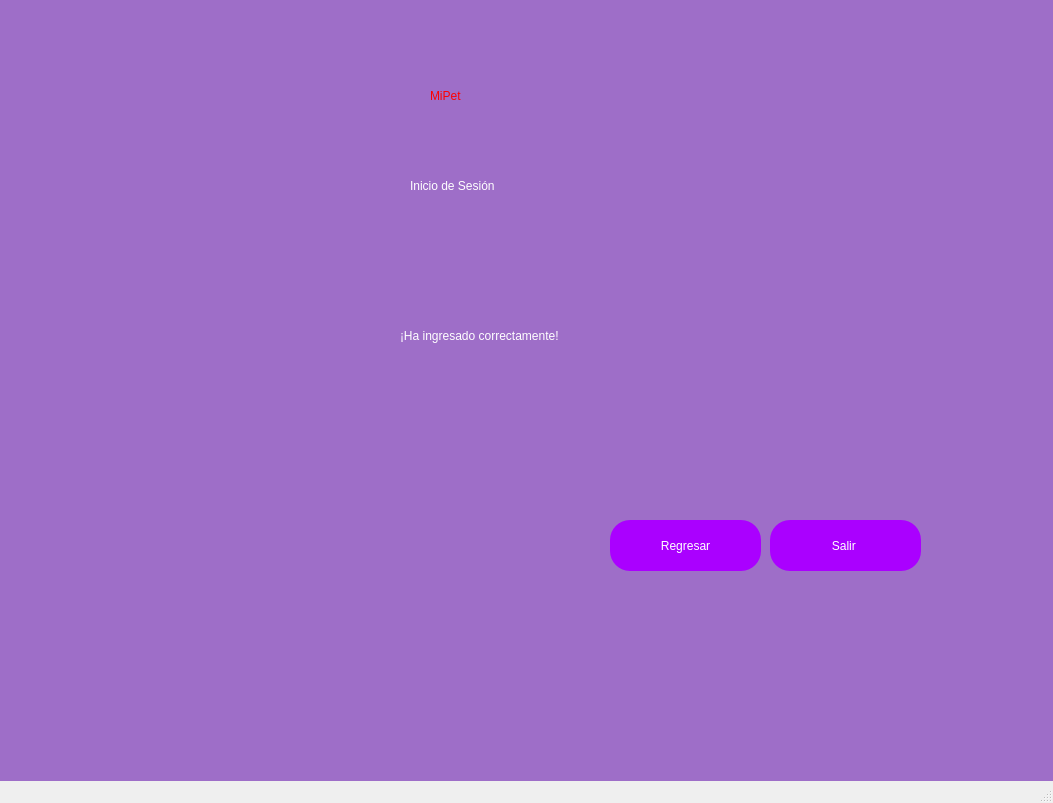
<?xml version="1.0" encoding="UTF-8"?>
<ui version="4.0">
 <class>MainWindow</class>
 <widget class="QMainWindow" name="MainWindow">
  <property name="geometry">
   <rect>
    <x>0</x>
    <y>0</y>
    <width>1053</width>
    <height>803</height>
   </rect>
  </property>
  <property name="windowTitle">
   <string>MainWindow</string>
  </property>
  <property name="styleSheet">
   <string notr="true">QWidget#centralwidget{
background-color: rgb(158, 110, 200)}</string>
  </property>
  <widget class="QWidget" name="centralwidget">
   <widget class="QLabel" name="label">
    <property name="geometry">
     <rect>
      <x>430</x>
      <y>50</y>
      <width>281</width>
      <height>91</height>
     </rect>
    </property>
    <property name="styleSheet">
     <string notr="true">font: 36pt &quot;MS Shell Dlg 2&quot;;
color:red;</string>
    </property>
    <property name="text">
     <string>MiPet</string>
    </property>
   </widget>
   <widget class="QLabel" name="label_2">
    <property name="geometry">
     <rect>
      <x>410</x>
      <y>170</y>
      <width>241</width>
      <height>31</height>
     </rect>
    </property>
    <property name="styleSheet">
     <string notr="true">color:white;
font: 16pt &quot;MS Shell Dlg 2&quot;;</string>
    </property>
    <property name="text">
     <string>Inicio de Sesión</string>
    </property>
   </widget>
   <widget class="QPushButton" name="pushButton">
    <property name="geometry">
     <rect>
      <x>610</x>
      <y>520</y>
      <width>151</width>
      <height>51</height>
     </rect>
    </property>
    <property name="styleSheet">
     <string notr="true">font: 16pt &quot;MS Shell Dlg 2&quot;;
background-color: rgb(170, 0, 255);
border-radius:20px;
color: white;</string>
    </property>
    <property name="text">
     <string>Regresar</string>
    </property>
   </widget>
   <widget class="QPushButton" name="pushButton_2">
    <property name="geometry">
     <rect>
      <x>770</x>
      <y>520</y>
      <width>151</width>
      <height>51</height>
     </rect>
    </property>
    <property name="styleSheet">
     <string notr="true">border-radius:20px;
background-color: rgb(170, 0, 255);
font: 16pt &quot;MS Shell Dlg 2&quot;;
color: white;</string>
    </property>
    <property name="text">
     <string>Salir </string>
    </property>
   </widget>
   <widget class="QLabel" name="label_6">
    <property name="geometry">
     <rect>
      <x>30</x>
      <y>30</y>
      <width>331</width>
      <height>201</height>
     </rect>
    </property>
    <property name="styleSheet">
     <string notr="true">image: url(:/login/Imagen2.jpg)</string>
    </property>
    <property name="text">
     <string/>
    </property>
   </widget>
   <widget class="QLabel" name="label_3">
    <property name="geometry">
     <rect>
      <x>400</x>
      <y>290</y>
      <width>451</width>
      <height>91</height>
     </rect>
    </property>
    <property name="styleSheet">
     <string notr="true">font: 20pt &quot;MS Shell Dlg 2&quot;;
color:white;</string>
    </property>
    <property name="text">
     <string>¡Ha ingresado correctamente!</string>
    </property>
   </widget>
  </widget>
  <widget class="QMenuBar" name="menubar">
   <property name="geometry">
    <rect>
     <x>0</x>
     <y>0</y>
     <width>1053</width>
     <height>26</height>
    </rect>
   </property>
  </widget>
  <widget class="QStatusBar" name="statusbar"/>
 </widget>
 <resources>
  <include location="Imagenes/Imagenes.qrc"/>
 </resources>
 <connections/>
</ui>
